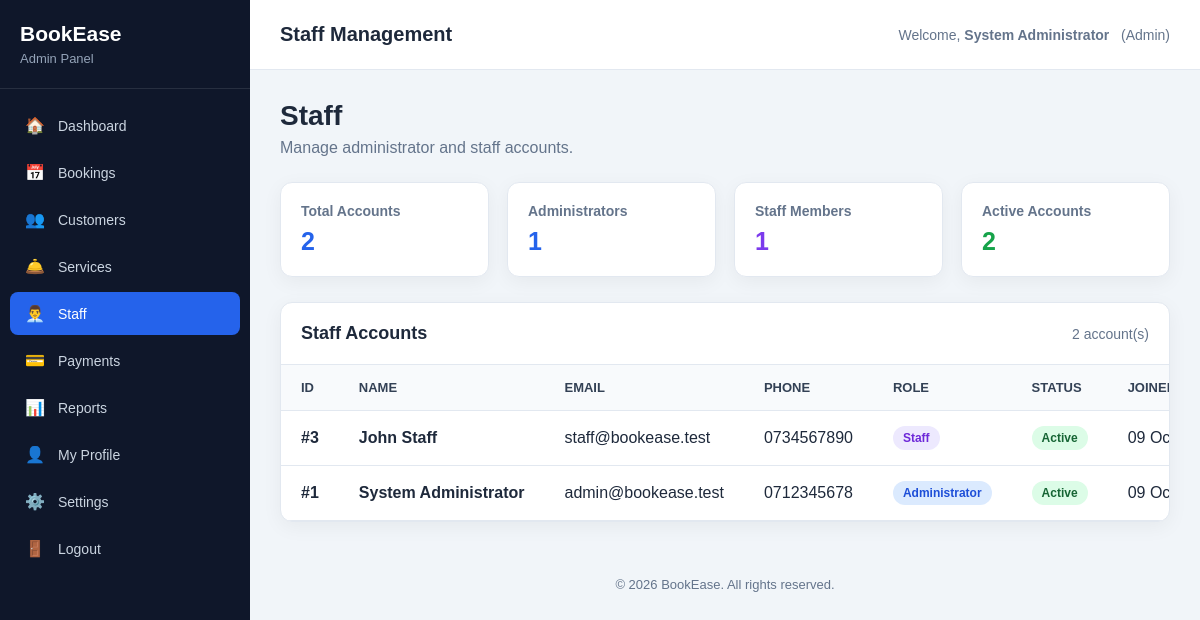
The page /admin/staff.php (signed in) on the database its author committed.
### tables this page shows
CREATE TABLE users (

    id INT UNSIGNED AUTO_INCREMENT PRIMARY KEY,

    name VARCHAR(150) NOT NULL,

    email VARCHAR(190) NOT NULL UNIQUE,

    phone VARCHAR(30) DEFAULT NULL,

    password VARCHAR(255) NOT NULL,

    role ENUM(
        'admin',
        'customer',
        'staff'
    ) NOT NULL DEFAULT 'customer',

    status ENUM(
        'active',
        'inactive',
        'suspended'
    ) NOT NULL DEFAULT 'active',

    email_verified TINYINT(1) NOT NULL DEFAULT 0,

    verification_token VARCHAR(255) DEFAULT NULL,

    reset_token VARCHAR(255) DEFAULT NULL,

    reset_expires DATETIME DEFAULT NULL,

    last_login DATETIME DEFAULT NULL,

    created_at TIMESTAMP NOT NULL
        DEFAULT CURRENT_TIMESTAMP,

    updated_at TIMESTAMP NOT NULL
        DEFAULT CURRENT_TIMESTAMP
        ON UPDATE CURRENT_TIMESTAMP,

    INDEX idx_users_role (role),

    INDEX idx_users_status (status),

    INDEX idx_users_verification_token (
        verification_token
    ),

    INDEX idx_users_reset_token (
        reset_token
    )

);

### admin/staff.php (the view, shortened to what the rows shown need)
<?php
try {
    $database = new Database();
    $conn = $database->getConnection();
} catch (PDOException $e) {
    die(
        'Database connection error: ' .
        htmlspecialchars(
            $e->getMessage(),
            ENT_QUOTES,
            'UTF-8'
        )
    );
}
function staffEscape($value): string
{
    return htmlspecialchars(
        (string) $value,
        ENT_QUOTES,
        'UTF-8'
    );
}
$staff = [];
try {
    $stmt = $conn->prepare("
        SELECT
            id,
            name,
            email,
            phone,
            role,
            status,
            created_at
        FROM users
        WHERE role IN ('admin', 'staff')
        ORDER BY id DESC
    ");
    $stmt->execute();
    $staff =
        $stmt->fetchAll(PDO::FETCH_ASSOC);
} catch (PDOException $e) {
    $error =
        'Unable to load staff accounts. Please check the users table.';
}
?>
<!DOCTYPE html>
<html lang="en">
<head>
</head>
<body>
<div class="admin-layout">
    <aside class="sidebar">
        <div class="sidebar-header">
            <h2>
                <?= staffEscape(
                    $_SESSION['site_name']
                    ?? 'BookEase'
                ) ?>
            </h2>
        </div>
    </aside>
    <main class="main">
        <div class="content">
            <div class="page-title">
                <h1>
                    Staff
                </h1>
            </div>
            <div class="table-container">
                <div class="table-wrapper">
                    <table>
                        <thead>
                            <tr>
                                <th>
                                    ID
                                </th>
                                <th>
                                    Name
                                </th>
                                <th>
                                    Email
                                </th>
                                <th>
                                    Phone
                                </th>
                                <th>
                                    Role
                                </th>
                                <th>
                                    Status
                                </th>
                                <th>
                                    Joined
                                </th>
                            </tr>
                        </thead>
                        <tbody>
                        <?php if (!empty($staff)): ?>
                            <?php foreach (
                                $staff as $person
                            ): ?>
                                <?php
                                $personId =
                                    (int) (
                                        $person['id']
                                        ?? 0
                                    );
                                $personName =
                                    $person['name']
                                    ?? 'Unknown';
                                $personEmail =
                                    $person['email']
                                    ?? '-';
                                $personPhone =
                                    $person['phone']
                                    ?? '-';
                                $personRole =
                                    strtolower(
                                        trim(
                                            $person['role']
                                            ?? ''
                                        )
                                    );
                                $personStatus =
                                    strtolower(
                                        trim(
                                            $person['status']
                                            ?? 'active'
                                        )
                                    );
                                if (
                                    in_array(
                                        $personRole,
                                        [
                                            'admin',
                                            'staff'
                                        ],
                                        true
                                    )
                                ) {
                                    $roleClass =
                                        $personRole;
                                } else {
                                    $roleClass =
                                        'default';
                                }
                                if (
                                    in_array(
                                        $personStatus,
                                        [
                                            'active',
                                            'inactive',
                                            'pending'
                                        ],
                                        true
                                    )
                                ) {
                                    $statusClass =
                                        $personStatus;
                                } else {
                                    $statusClass =
                                        'default';
                                }
                                if (
                                    $personRole
                                    === 'admin'
                                ) {
                                    $roleLabel =
                                        'Administrator';
                                } elseif (
                                    $personRole
                                    === 'staff'
                                ) {
                                    $roleLabel =
                                        'Staff';
                                } else {
                                    $roleLabel =
                                        ucfirst(
                                            $personRole
                                        );
                                }
                                $joinedDate = '-';
                                if (
                                    !empty(
                                        $person['created_at']
                                    )
                                ) {
                                    $timestamp =
                                        strtotime(
                                            $person['created_at']
                                        );
                                    if (
                                        $timestamp !== false
                                    ) {
                                        $joinedDate =
                                            date(
                                                'd M Y',
                                                $timestamp
                                            );
                                    }
                                }
                                ?>
                                <tr>
                                    <td>
                                        <strong>
                                            #<?= $personId ?>
                                        </strong>
                                    </td>
                                    <td>
                                        <strong>
                                            <?= staffEscape(
                                                $personName
                                            ) ?>
                                        </strong>
                                    </td>
                                    <td>
                                        <?= staffEscape(
                                            $personEmail
                                        ) ?>
                                    </td>
                                    <td>
                                        <?= staffEscape(
                                            $personPhone
                                        ) ?>
                                    </td>
                                    <td>
                                        <span
                                            class="role role-<?= staffEscape(
                                                $roleClass
                                            ) ?>"
                                        >
                                            <?= staffEscape(
                                                $roleLabel
                                            ) ?>
                                        </span>
                                    </td>
                                    <td>
                                        <span
                                            class="status status-<?= staffEscape(
                                                $statusClass
                                            ) ?>"
                                        >
                                            <?= staffEscape(
                                                ucfirst(
                                                    $personStatus
                                                )
                                            ) ?>
                                        </span>
                                    </td>
                                    <td>
                                        <?= staffEscape(
                                            $joinedDate
                                        ) ?>
                                    </td>
                                </tr>
                            <?php endforeach; ?>
                        <?php endif; ?>
                        </tbody>
                    </table>
                </div>
            </div>
        </div>
    </main>
</div>
</body>
</html>

### rows shown on the page
users: id "3", name "John Staff", email "staff@bookease.test", phone "0734567890", role "Staff", status "Active", created_at "09…"
users: id "1", name "System Administrator", email "admin@bookease.test", phone "0712345678", role "Administrator", status "Active", created_at "09…"

### other values the page prints
$totalStaff "2"
$totalAdmins "1"
$totalStaffMembers "1"
$activeStaff "2"
